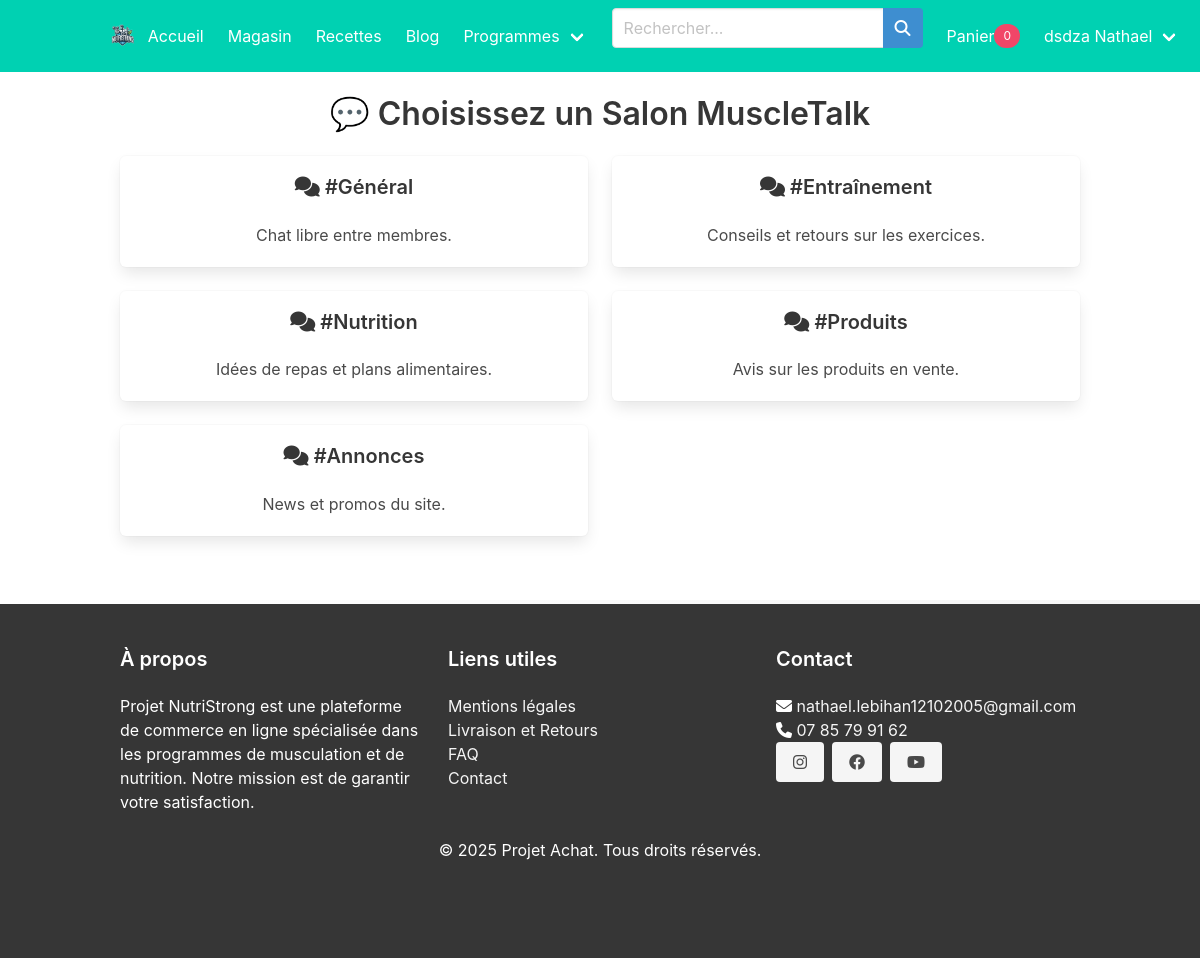
The page /assets/pages/Salon/salons.php (signed in) on the database its author committed.
### tables this page shows
CREATE TABLE IF NOT EXISTS `utilisateurs` (
  `id_utilisateur` int NOT NULL AUTO_INCREMENT,
  `nom` varchar(100) NOT NULL,
  `prenom` varchar(100) NOT NULL,
  `email` varchar(150) NOT NULL,
  `bio` text,
  `objectifs_fitness` text,
  `objectif` varchar(255) DEFAULT NULL,
  `mot_de_passe` varchar(255) NOT NULL,
  `role` enum('utilisateur','administrateur','super_administrateur','coach','commercial') DEFAULT 'utilisateur',
  `date_naissance` date DEFAULT NULL,
  `sexe` enum('Homme','Femme','Autre') DEFAULT NULL,
  `date_creation` timestamp NULL DEFAULT CURRENT_TIMESTAMP,
  `photo_profil` varchar(255) DEFAULT NULL,
  `badge` varchar(255) DEFAULT NULL,
  `tentatives` int DEFAULT '0',
  `bloque` tinyint(1) DEFAULT '0',
  `dernier_echec` datetime DEFAULT NULL,
  `notifications_active` tinyint(1) DEFAULT '1',
  PRIMARY KEY (`id_utilisateur`),
  UNIQUE KEY `email` (`email`),
  CONSTRAINT `check_role` CHECK ((`role` in (_utf8mb4'utilisateur',_utf8mb4'administrateur',_utf8mb4'super_administrateur',_utf8mb4'coach',_utf8mb4'commercial')))
);

CREATE TABLE IF NOT EXISTS `salons` (
  `id_salon` int NOT NULL AUTO_INCREMENT,
  `nom_salon` varchar(50) NOT NULL,
  `description` text,
  `date_creation` timestamp NULL DEFAULT CURRENT_TIMESTAMP,
  PRIMARY KEY (`id_salon`),
  UNIQUE KEY `nom_salon` (`nom_salon`)
);

### assets/pages/includes/session_start.php (called while the page is built, shortened)
<?php
require_once '../config/db.php';
$isConnected = isset($_SESSION['user_id']);
if ($isConnected) {
    $user_id = $_SESSION['user_id'];
    $stmt = $pdo->prepare("SELECT * FROM utilisateurs WHERE id_utilisateur = :id");
    $stmt->execute(['id' => $user_id]);
    $user = $stmt->fetch();
}
?>

### assets/pages/Salon/salons.php (the view, shortened to what this page needs)
<?php
require_once '../config/db.php';
$stmt = $pdo->query("SELECT * FROM salons");
$salons = $stmt->fetchAll();
?>
<?php include '../includes/header.php'; ?>
<!DOCTYPE html>
<html lang="fr">
<head>
    <link rel="stylesheet" href="https://cdn.jsdelivr.net/npm/bulma@0.9.4/css/bulma.min.css">
</head>
<body>
<div class="container mt-5">
    <h1 class="title has-text-centered">💬 Choisissez un Salon MuscleTalk</h1>
    <div class="columns is-multiline">
        <?php foreach ($salons as $salon): ?>
            <div class="column is-half">
            <a href="chat.php?salon=<?= $salon['id_salon']; ?>" class="box has-text-centered">
                <h2 class="title is-5">
                    <i class="fas fa-comments"></i> <?= htmlspecialchars($salon['nom_salon']); ?>
                </h2>
                <p><?= nl2br(htmlspecialchars($salon['description'])); ?></p>
            </a>
            </div>
        <?php endforeach; ?>
    </div>
</div>
</body>
</html>
<?php include '../includes/footer.php'; ?>

### assets/pages/includes/header.php (shortened to what this page needs)
<?php
include '../includes/session_start.php';
?>
<!DOCTYPE html>
<html lang="fr">
<head>
    <link rel="stylesheet" href="../../css/custom.css">
    <link rel="stylesheet" href="https://cdnjs.cloudflare.com/ajax/libs/font-awesome/6.4.0/css/all.min.css">
    <link rel="stylesheet" href="https://cdn.jsdelivr.net/npm/bulma@0.9.4/css/bulma.min.css">
    <link rel="stylesheet" href="https://cdn.jsdelivr.net/npm/swiper/swiper-bundle.min.css">
</head>
<body>
<header class="site-header">
    <nav class="navbar is-primary" role="navigation" aria-label="main navigation">
        <div class="container">
            <div class="navbar-brand">
                <a class="navbar-item" href="<?= isset($_SESSION['user_id']) ? '../Acceuil/accueil.php' : '../Acceuil/index.php'; ?>" style="padding: 0;">
                    <img src="../../img/logo-150px.png" alt="NutriStrong Logo">
                </a>
            </div>
            <div id="navMenu" class="navbar-menu">
                <div class="navbar-start">
                    <a href="../Acceuil/index.php" class="navbar-item">Accueil</a>
                    <a href="../Magasin/magasin.php" class="navbar-item">Magasin</a>
                    <a href="../recette/recettes.php" class="navbar-item">Recettes</a>
                    <a href="../blog/blog.php" class="navbar-item">Blog</a>
                    <div class="navbar-item has-dropdown is-hoverable">
                        <a class="navbar-link">Programmes</a>
                    </div>
                </div>
                <div class="navbar-end">
                    <div class="navbar-item is-hidden-touch">
                        <form action="../Recherche/recherche.php" method="GET">
                            <div class="field has-addons">
                                <div class="control">
                                    <input class="input" type="text" name="query" placeholder="Rechercher...">
                                </div>
                                <div class="control">
                                    <button class="button is-info" type="submit">
                                        <span class="icon">
                                            <i class="fas fa-search"></i>
                                        </span>
                                    </button>
                                </div>
                            </div>
                        </form>
                    </div>
                    <a href="../Panier/panier.php" class="navbar-item">
                        Panier
                        <span class="tag is-danger is-rounded">
                            <?= isset($_SESSION['cart_quantity']) ? $_SESSION['cart_quantity'] : 0 ?>
                        </span>
                    </a>
                    <?php if (isset($_SESSION['user_id'])): ?>
                        <div class="navbar-item has-dropdown is-hoverable">
                            <a class="navbar-link" id="user-name"><?= htmlspecialchars($user['prenom'] . ' ' . $user['nom']) ?></a>
                        </div>
                    <?php endif; ?>
                </div>
        </div>
    </nav>
</header>
</body>
</html>

### assets/css/custom.css (style rules this page uses)
:root { --primary-color: #ffffff; --secondary-color: #3273dc; --accent-color: #ff3860; --text-light: #4a4a4a; --text-dark: #363636; --gradient: linear-gradient(135deg, #ffffff 0%, #f5f5f5 100%); --shadow: 0 4px 6px rgba(0, 0, 0, 0.1); --transition: all 0.3s ease; --bulma-primary: #3273dc; --bulma-danger: #ff3860; }
.input, .textarea { border-radius: 8px; transition: var(--transition); background: var(--primary-color); color: var(--text-dark); border: 1px solid #ccc; }

### rows shown on the page
utilisateurs: prenom+nom "dsdza Nathael"
salons: nom_salon "#Général", description "Chat libre entre membres."
salons: nom_salon "#Entraînement", description "Conseils et retours sur les exercices."
salons: nom_salon "#Nutrition", description "Idées de repas et plans alimentaires."
salons: nom_salon "#Produits", description "Avis sur les produits en vente."
salons: nom_salon "#Annonces", description "News et promos du site."
